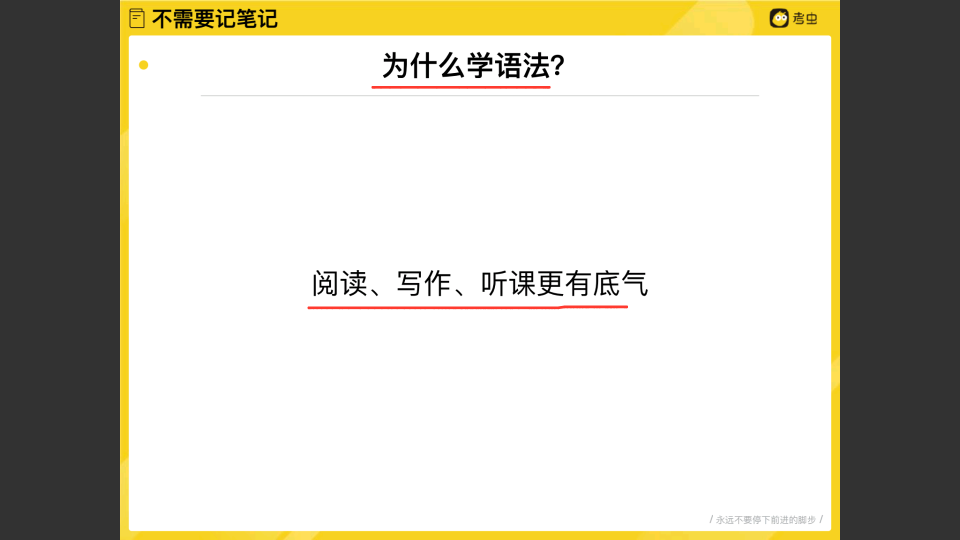
#> input picture kaochong_crop/kaochong/Screenshot_2019-09-20-14-45-59-933_com.xuanke.kaochong.png, 1920 x 1080 px, found by its file name (shown at 1/2 size); its folder holds only this picture in this run
$ python kaochong.py
#> lines starting #> are read from the running program, lines starting #| are printed output that depends on the picture
import cv2
import os

# """先保存文件名到test.txt，再按行读取读取文件名，并进行操作"""
# f = open("test.txt",'w')
# for root,dirs,files in os.walk("kaochong", True):      # 遍历检索根、目录、文件
# 	for file in files:                                # 文件遍历
# 		f.writelines("kaochong\\" + file)            # 按行写入文件名
# 		f.write('\n')                                # 后面给个\n

# f = open("test.txt",'r')
# for i in range(1,107):                                 # 106个文件
#      line = f.readline()                               # 读一行
#      line = line.strip('\n')                           # 去掉\n
#      #print(line)
#      image = cv2.imread(line)                          # 读取文件名对应的图片
#      # cropImg = image[0:1080:2, 240:1680:2]           # 先y范围，后x范围，每个的第三个为采样步长
#      cropImg = image[0:1080, 240:1680]                 # 裁剪
#      cv2.imwrite("kaochong1\\" + line[20:39] + ".png", cropImg)       # 保存
# f.close()

"""简化版，读到文件名之后不保存，立即进行操作"""
for root,dirs,files in os.walk("kaochong", True):           # 遍历检索根、目录、文件
	for file in files:                                     # 文件遍历
          line = "kaochong\\" + file
          #print(line)
          image = cv2.imread(line)           # 读取文件名对应的图片
#> image is the input picture: shape (1080, 1920, 3); mean B, G, R 184.3, 197.3, 200.5
          # cropImg = image[0:1080:2, 240:1680:2]           # 先y范围，后x范围，每个的第三个为采样步长
          cropImg = image[0:1080, 240:1680]                 # 裁剪
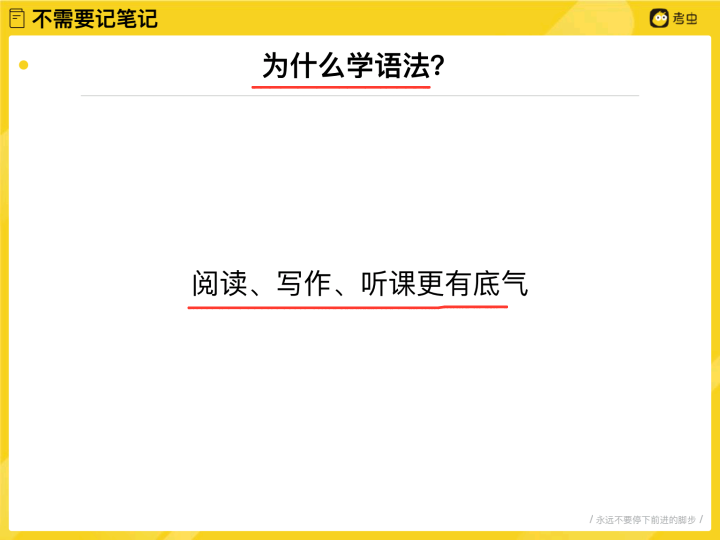
#> cropImg: shape (1080, 1440, 3) (shown at 1/2 size); mean B, G, R 229.1, 246.4, 250.7
          cv2.imwrite("kaochong1\\" + line[20:39] + ".png", cropImg)       # 保存

# [5 lines of commented-out code are left out]

$ run again, on kaochong_crop/kaochong/Screenshot_2019-09-20-14-46-40-307_com.xuanke.kaochong.png
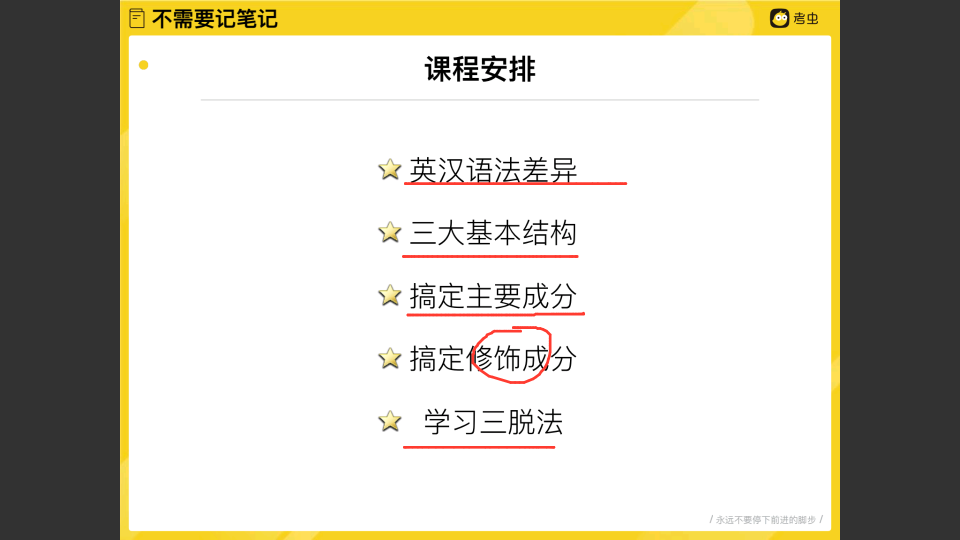
#> input picture kaochong_crop/kaochong/Screenshot_2019-09-20-14-46-40-307_com.xuanke.kaochong.png, 1920 x 1080 px, found by its file name (shown at 1/2 size)
#> image is the input picture: shape (1080, 1920, 3); mean B, G, R 182.4, 195.6, 199.3
#> `cropImg = image[0:1080, 240:1680]`:
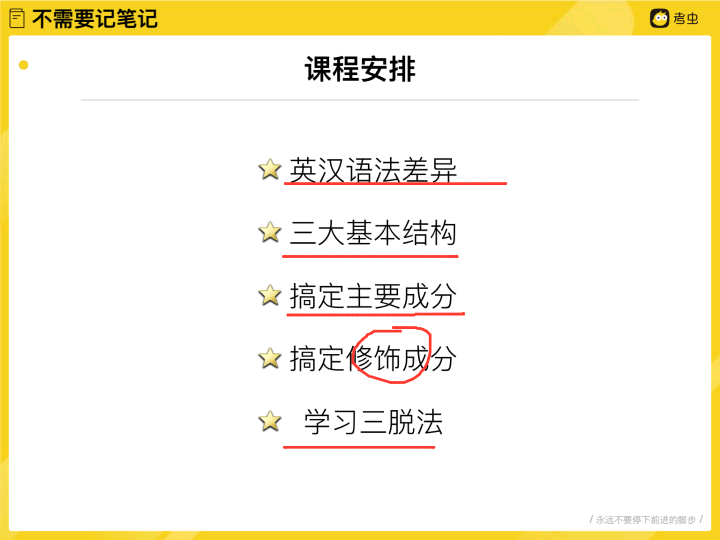
#> cropImg: shape (1080, 1440, 3) (shown at 1/2 size); mean B, G, R 226.6, 244.1, 249.1
